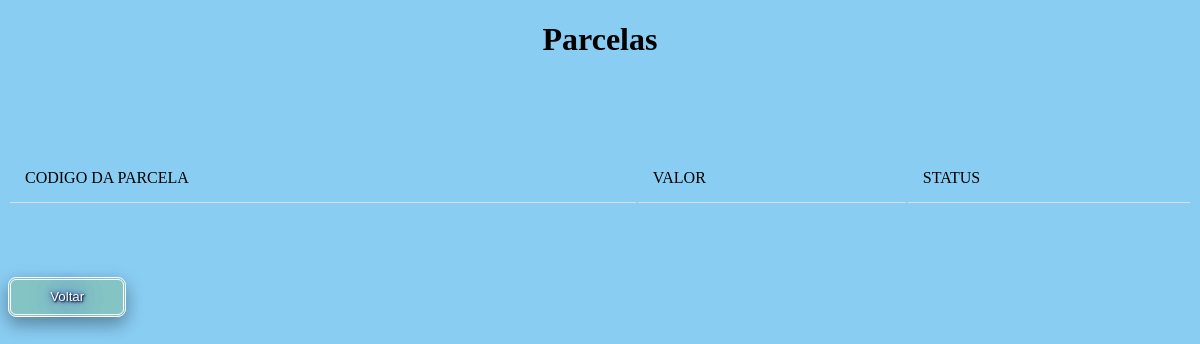
The page /buscarParcelas.php?codigoP=002 on the database as committed earlier.
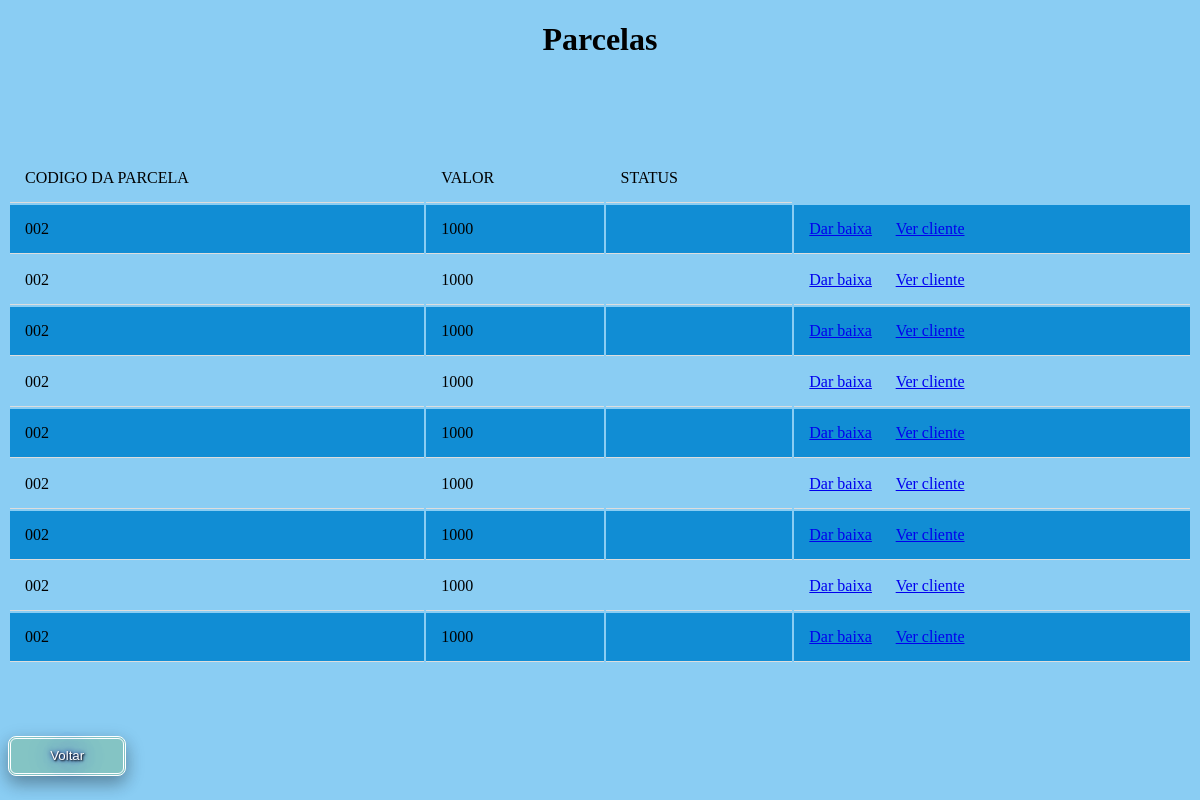
The same page on the database as committed later.
### tables this page shows
CREATE TABLE `parcela` (
  `parcela_id` int(11) NOT NULL,
  `codigo_parcelas` varchar(255) NOT NULL,
  `cod_cliente` varchar(255) NOT NULL,
  `quantidade_parcelas` int(11) NOT NULL,
  `status` varchar(200) NOT NULL,
  `valor` int(11) NOT NULL
);

### buscarParcelas.php (the view, shortened to what this page needs)
<?php
require_once 'db_connect.php';
$codigoP = $_GET['codigoP'];
$sql = "SELECT parcela.codigo_parcelas,parcela.cod_cliente,parcela.quantidade_parcelas,parcela.status,parcela.valor,parcela.parcela_id FROM parcela
 where  parcela.codigo_parcelas = $codigoP ";
$resultado = mysqli_query($connect, $sql);
?>
<!DOCTYPE html>
<html>
<head>
  <link rel="stylesheet" type="text/css" href="css/estilobuscacliente.css" />
</head>
<body>
  <h1>Parcelas</h1><br>
<br><br><br>
  <table >
    <tr>
      <td>CODIGO DA PARCELA</td>
      <td>VALOR</td>
      <td>STATUS</td>
    </tr>
    <?php  while($dado = mysqli_fetch_array($resultado)) { ?>
    <tr>
    <td><?php echo $dado['codigo_parcelas'];?></td>
      <td><?php echo $dado['valor'];?></td>
      <td><?php echo $dado['status']; ?></td>
      <td>
           <div>
           <form action="<?php echo $_SERVER['PHP_SELF']; ?>" method="POST">
           <a href="baixaImoveis.php?parcela_id=<?php echo $dado['parcela_id']?>"> Dar baixa</a>  &nbsp&nbsp&nbsp&nbsp
           <a href="buscaClienteImovel.php?cod_cliente=<?php echo $dado['cod_cliente']?>">Ver cliente</a>
         </form>
          </div>
      </td>
      </tr>
    <?php
  }
    ?>
  </table>
<br><br><br><br>
  <form action="<?php echo $_SERVER['PHP_SELF']; ?>" method="POST">
  <button type="submit" name="btn-voltar">Voltar
  </form>
</body>
</html>

### css/estilobuscacliente.css (style rules this page uses)
table { width: 100%; }
td { border-bottom: 1px solid #ddd; padding: 15px; text-align: left; }
tr:nth-child(even) { background-color: #118dd4; }
body { background:rgb(138, 205, 243); }
h1 { font-family: 'sans-serifs'; text-align: center; }
button { width: 10%; height: 40px; background: rgb(132, 196, 196); color: #fff; border: double; border-radius: 8px; box-shadow: 0 8px 16px 0 rgba(0,0,0,0.2), 0 6px 20px 0 rgba(0,0,0,0.19); text-shadow: 1px 1px 2px black, 0 0 25px blue, 0 0 5px darkblue; }

Rows that differ between the two databases and show on the page:
added parcela: codigo_parcelas "002", valor "1000"
added parcela: codigo_parcelas "002", valor "1000"
added parcela: codigo_parcelas "002", valor "1000"
added parcela: codigo_parcelas "002", valor "1000"
added parcela: codigo_parcelas "002", valor "1000"
added parcela: codigo_parcelas "002", valor "1000"
added parcela: codigo_parcelas "002", valor "1000"
added parcela: codigo_parcelas "002", valor "1000"
added parcela: codigo_parcelas "002", valor "1000"
